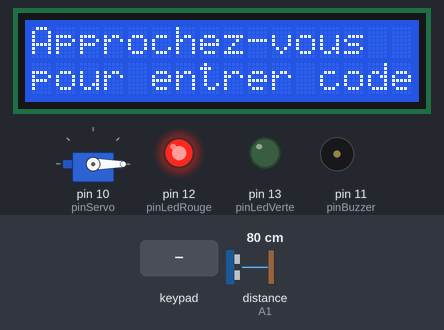
Bench run of a sketch on a simulated Arduino Uno, built with avr-gcc and run on an emulated ATmega328P. Shown: 16×2 character LCD, servo, output pins drawn as LEDs (lit = HIGH), buzzer (waves = sounding, pin HIGH). Wiring (inferred from the names in the program): ultrasonic range finder: trigger A0; echo A1. Inputs (shaded band) come from the test bench; at power-on: distance to the obstacle (sensor on A1) 80 cm. The echo pulse lasts 58.3 µs per cm; EEPROM starts erased; pins used as bus, display or sensor lines are not drawn.

Above: at 2.8 s.
2.9 s: keypad keys 1 2 3 4 # pressed 0.4 s apart
At 3.11 s:
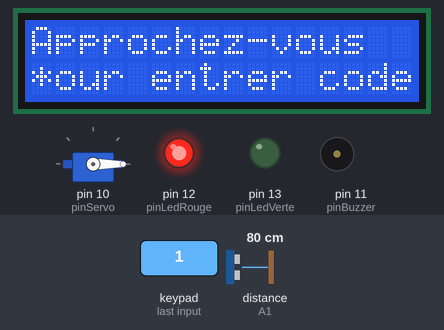
At 5.1 s:
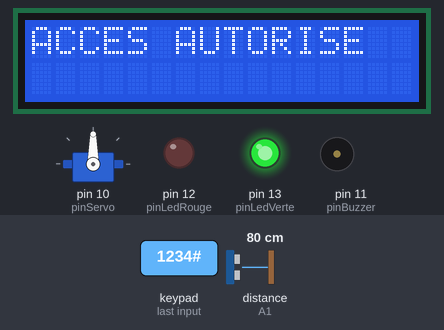
6.4 s: distance to the obstacle (sensor on A1) set to 17 cm
9.1 s: distance to the obstacle (sensor on A1) set to 14 cm
At 9.28 s:
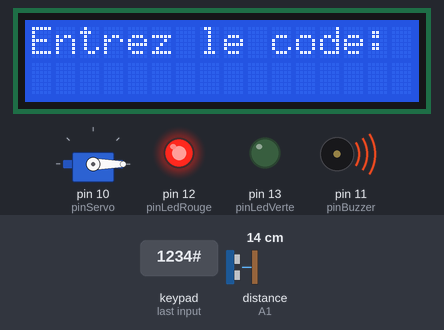
11.3 s: key '1' pressed
14.3 s: key '#' pressed
At 15.4 s:
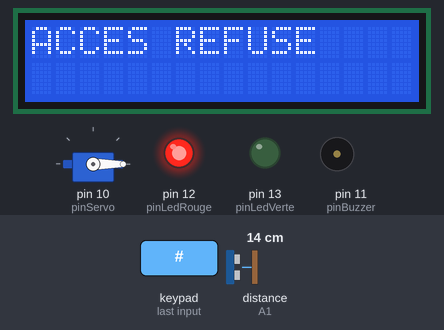
16.2 s: keypad keys 1 2 3 4 pressed 0.4 s apart
Timing chart, 0 to 21.8 s (numbered marks = the images above; inputs shaded):
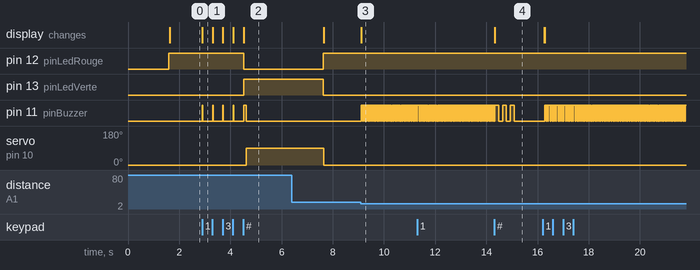

The sketch:

controle_acces_rfid.ino
```cpp
#include <Keypad.h>
#include <LiquidCrystal_I2C.h>
#include <Servo.h>
#include <EEPROM.h>

// ===================== ECRAN LCD I2C =====================
LiquidCrystal_I2C lcd(0x20, 16, 2);

// ===================== CLAVIER MATRICIEL 4x4 =====================
const byte LIGNES = 4;
const byte COLONNES = 4;

char touches[LIGNES][COLONNES] = {
  {'1','2','3','A'},
  {'4','5','6','B'},
  {'7','8','9','C'},
  {'*','0','#','D'}
};

byte brochesLignes[LIGNES]   = {9, 8, 7, 6};   // R1, R2, R3, R4
byte brochesColonnes[COLONNES] = {5, 4, 3, A3}; // C1, C2, C3, C4

Keypad clavier = Keypad(makeKeymap(touches), brochesLignes, brochesColonnes, LIGNES, COLONNES);

// ===================== SERVOMOTEUR (VERROU) =====================
Servo servoVerrou;
const int pinServo = 10;
const int angleFerme = 0;
const int angleOuvert = 90;

// ===================== BUZZER ET LEDs =====================
const int pinBuzzer = 11;
const int pinLedRouge = 12;
const int pinLedVerte = 13;

// ===================== CAPTEUR ULTRASON (DETECTION DE PRESENCE) =====================
const int pinTrigger = A0;
const int pinEcho = A1;
const int seuilDetectionCm = 15; // Distance en dessous de laquelle on considère une présence

// ===================== GESTION DU CODE PIN EN EEPROM =====================
// Adresses EEPROM 0 à 3 : code PIN à 4 chiffres (un octet par chiffre)
const int adresseEEPROM = 0;
const byte tailleCode = 4;
char codeSaisi[tailleCode + 1]; // +1 pour le caractère de fin de chaîne
byte indexSaisie = 0;

// Code PIN par défaut, écrit en EEPROM uniquement si elle est vierge (première utilisation)
char codeParDefaut[tailleCode + 1] = "1234";

void setup() {
  Serial.begin(9600);

  // --- Initialisation LCD ---
  lcd.init();
  lcd.backlight();
  lcd.setCursor(0, 0);
  lcd.print("CONTROLE ACCES");
  lcd.setCursor(0, 1);
  lcd.print("Initialisation..");
  delay(1500);

  // --- Initialisation Servo (verrou fermé par défaut) ---
  servoVerrou.attach(pinServo);
  servoVerrou.write(angleFerme);

  // --- Initialisation des sorties ---
  pinMode(pinBuzzer, OUTPUT);
  pinMode(pinLedRouge, OUTPUT);
  pinMode(pinLedVerte, OUTPUT);
  pinMode(pinTrigger, OUTPUT);
  pinMode(pinEcho, INPUT);

  digitalWrite(pinLedRouge, HIGH); // LED rouge = système verrouillé/au repos
  digitalWrite(pinLedVerte, LOW);

  // --- Initialisation du code PIN en EEPROM (si première utilisation) ---
  initialiserCodeEEPROM();

  afficherEcranAttente();
}

void loop() {
  // 1. Détection de présence par ultrason (simule l'approche d'un badge/utilisateur)
  long distance = mesurerDistanceCm();

  if (distance > 0 && distance < seuilDetectionCm) {
    demarrerSaisieCode();
  }

  // 2. Lecture du clavier si une saisie est en cours
  char touche = clavier.getKey();
  if (touche) {
    gererTouche(touche);
  }
}

// ===========================================================
//                  FONCTIONS DE MESURE ULTRASON
// ===========================================================
long mesurerDistanceCm() {
  digitalWrite(pinTrigger, LOW);
  delayMicroseconds(2);
  digitalWrite(pinTrigger, HIGH);
  delayMicroseconds(10);
  digitalWrite(pinTrigger, LOW);

  long duree = pulseIn(pinEcho, HIGH, 30000); // timeout 30 ms
  long distance = duree * 0.034 / 2; // vitesse du son ~340 m/s
  return distance;
}

// ===========================================================
//                  GESTION DE LA SAISIE DU CODE
// ===========================================================
void demarrerSaisieCode() {
  lcd.clear();
  lcd.setCursor(0, 0);
  lcd.print("Entrez le code:");
  lcd.setCursor(0, 1);
  indexSaisie = 0;
  memset(codeSaisi, 0, sizeof(codeSaisi));

  bip(50); // léger bip pour signaler la détection de présence
}

void gererTouche(char touche) {
  // Touche '*' : annuler la saisie en cours
  if (touche == '*') {
    afficherEcranAttente();
    return;
  }

  // Touche '#' : valider le code saisi
  if (touche == '#') {
    verifierCode();
    return;
  }

  // Sinon, on enregistre le chiffre saisi (dans la limite de 4 chiffres)
  if (indexSaisie < tailleCode) {
    codeSaisi[indexSaisie] = touche;
    indexSaisie++;
    lcd.setCursor(indexSaisie - 1, 1);
    lcd.print('*'); // masquage du chiffre saisi à l'écran
    bip(20);
  }
}

// ===========================================================
//             VERIFICATION DU CODE ET PILOTAGE DU VERROU
// ===========================================================
void verifierCode() {
  char codeEnregistre[tailleCode + 1];
  lireCodeEEPROM(codeEnregistre);

  if (strncmp(codeSaisi, codeEnregistre, tailleCode) == 0) {
    accesAutorise();
  } else {
    accesRefuse();
  }
}

void accesAutorise() {
  lcd.clear();
  lcd.setCursor(0, 0);
  lcd.print("ACCES AUTORISE");

  digitalWrite(pinLedRouge, LOW);
  digitalWrite(pinLedVerte, HIGH);
  bip(100);

  servoVerrou.write(angleOuvert); // déverrouillage
  delay(3000);                    // maintien ouvert 3 secondes
  servoVerrou.write(angleFerme);  // reverrouillage automatique

  digitalWrite(pinLedVerte, LOW);
  digitalWrite(pinLedRouge, HIGH);

  afficherEcranAttente();
}

void accesRefuse() {
  lcd.clear();
  lcd.setCursor(0, 0);
  lcd.print("ACCES REFUSE");

  // Triple bip d'alerte
  for (int i = 0; i < 3; i++) {
    bip(150);
    delay(150);
  }

  delay(1000);
  afficherEcranAttente();
}

void afficherEcranAttente() {
  lcd.clear();
  lcd.setCursor(0, 0);
  lcd.print("Approchez-vous");
  lcd.setCursor(0, 1);
  lcd.print("pour entrer code");
  indexSaisie = 0;
}

// ===========================================================
//                   GESTION DU BUZZER
// ===========================================================
void bip(int dureeMs) {
  digitalWrite(pinBuzzer, HIGH);
  delay(dureeMs);
  digitalWrite(pinBuzzer, LOW);
}

// ===========================================================
//                 GESTION DU CODE PIN EN EEPROM
// ===========================================================
void initialiserCodeEEPROM() {
  // Vérifie si l'EEPROM contient déjà un code valide (caractères numériques)
  bool codeValide = true;
  for (int i = 0; i < tailleCode; i++) {
    char c = EEPROM.read(adresseEEPROM + i);
    if (c < '0' || c > '9') {
      codeValide = false;
      break;
    }
  }

  // Si aucun code valide n'est trouvé, on écrit le code par défaut
  if (!codeValide) {
    for (int i = 0; i < tailleCode; i++) {
      EEPROM.write(adresseEEPROM + i, codeParDefaut[i]);
    }
  }
}

void lireCodeEEPROM(char* destination) {
  for (int i = 0; i < tailleCode; i++) {
    destination[i] = EEPROM.read(adresseEEPROM + i);
  }
  destination[tailleCode] = '\0';
}
```

Measured:
- the behaviour switches between 16 and 15 cm on distance to the obstacle (sensor on A1) (found by bisection; images 2 and 3)
- after the input at 2.9 s, pin 12 (pinLedRouge): HIGH → LOW after 1.6 s; pin 13 (pinLedVerte): LOW → HIGH after 1.6 s; pin 11 (pinBuzzer): goes 4 × (HIGH 0.02 s, LOW 0.38 s), HIGH 0.10 s, then LOW, starting at once; servo on pin 10 (pinServo): 0° → 90° after 1.7 s; the display: changes at once (image 1)
- after the input at 9.1 s, pin 11 (pinBuzzer): alternates HIGH for 0.05 s and LOW for 0.02 s, starting at once; the display: changes at once (image 3)
- after the input at 14.3 s, the display: changes at once (image 4)
